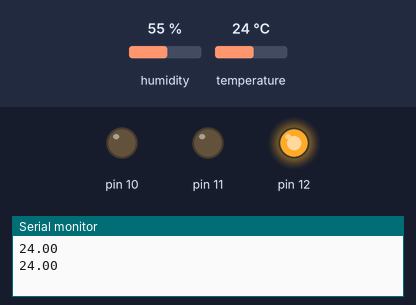
Bench run of a sketch on a simulated Arduino Uno, built with avr-gcc and run on an emulated ATmega328P. Shown: output pins drawn as LEDs (lit = HIGH), the last lines printed to the serial monitor. The inputs (shaded band) are chosen by the test bench; at power-on: temperature 24 °C, humidity 55 %.

Above: at 4.8 s.
4.9 s: temperature set to 26 °C
At 6.7 s:
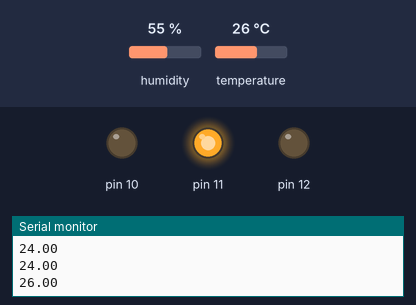
7.9 s: temperature set to 34 °C
10.9 s: temperature set to 37 °C
At 12.7 s:
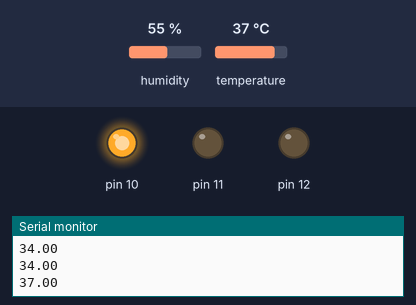
13.9 s: temperature set to 12 °C
At 15.1 s:
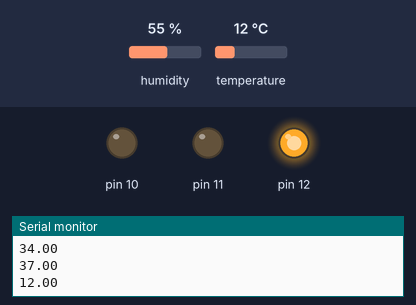
16.9 s: temperature set to 28 °C
At 18.7 s:
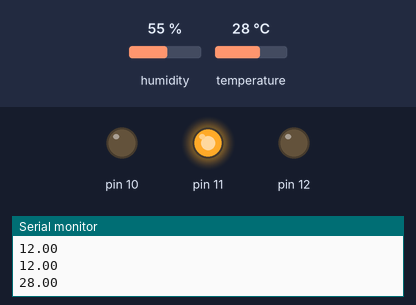
Timing chart, 0 to 20.2 s (numbered marks = the images above; inputs shaded):
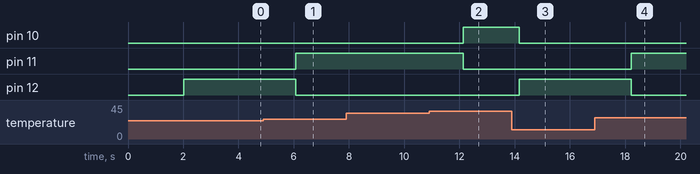

The sketch:

Atividade1.ino
```cpp
//Biblioteca do DTH
#include "DHT.h"
//armazena o valor flutuante de temperatura
float temperatura;
//porta usada e o tipo de sensor
DHT dht(3, DHT11);


void setup() {
Serial.begin(9600);// inicializando o monitor serial
dht.begin();// Inicializando o sensor
pinMode(10, OUTPUT);
pinMode(11, OUTPUT);
pinMode(12, OUTPUT);
}

void loop() {
delay(2000);// Aguarda dois segundos entre as leituras
temperatura = dht.readTemperature();//Lê o valor da temperatura em C°

//Verificando se existe erro na leitura da temperatura
if (isnan(temperatura)) { Serial.println("ERRO NO SENSOR!");}
//Se tudo funcionar envia a temperatura para a serial
else {Serial.println(temperatura); /*em C°*/}

if (temperatura <= 24){
  digitalWrite(12, HIGH);
  digitalWrite(10, LOW);
  digitalWrite(11,
  LOW);
} else if (temperatura >= 25 && temperatura <=35 ){
  digitalWrite(11, HIGH);
  digitalWrite(10, LOW);
  digitalWrite(12,
  LOW);
} else{
  digitalWrite(10, HIGH);
  digitalWrite(11, LOW);
  digitalWrite(12,
  LOW);
}

}
```

Measured:
- the behaviour switches between 24 and 25 °C on temperature (found by bisection; images 0 and 1)
- the behaviour switches between 35 and 36 °C on temperature (found by bisection; images 1 and 2)
- after the input at 4.9 s, pin 11: LOW → HIGH after 1.2 s; pin 12: HIGH → LOW after 1.2 s
- after the input at 10.9 s, pin 10: LOW → HIGH after 1.2 s; pin 11: HIGH → LOW after 1.2 s
- after the input at 13.9 s, pin 10: HIGH → LOW after 0.27 s; pin 12: LOW → HIGH after 0.27 s
- after the input at 16.9 s, pin 11: LOW → HIGH after 1.3 s; pin 12: HIGH → LOW after 1.3 s
